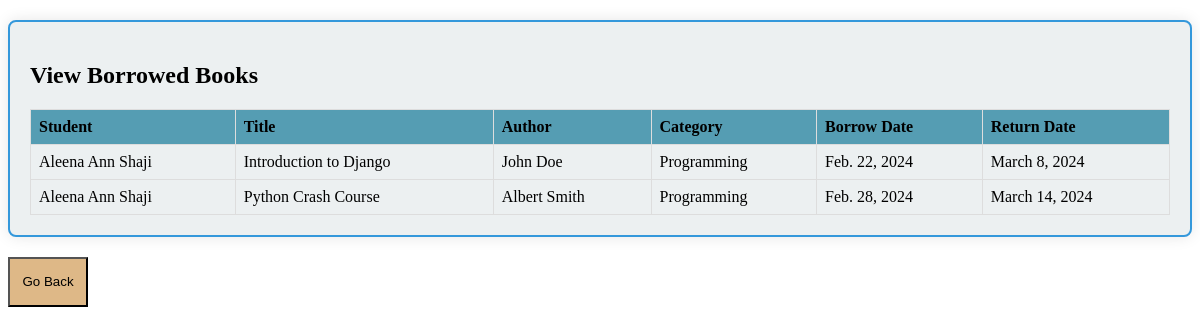
Screenshot of /student/1/ with the database file from the repository.
### libraryapp/models.py (models this page shows, shortened)
class BorrowedBook(models.Model):
    student = models.ForeignKey(Student, on_delete=models.CASCADE, blank=True, null=True)
    book = models.ForeignKey(Book, on_delete=models.CASCADE, blank=True, null=True)
    borrow_date = models.DateField(auto_now_add=True)
    return_date = models.DateField(null=True, blank=True)
    fine_amount = models.DecimalField(max_digits=8, decimal_places=2, default=0.00)

class Student(models.Model):
    name = models.CharField("Student Name", max_length=100)
    email = models.EmailField("Email id", unique=True)
    password = models.CharField("Password", max_length=10, default=get_random_string(length=12))  # Store hashed passwords in a real application
    p_id = models.ForeignKey(Program, on_delete=models.CASCADE, blank=True, null=True)
    d_id = models.ForeignKey(Department, on_delete=models.CASCADE, blank=True, null=True)
    user = models.OneToOneField(User, on_delete=models.CASCADE, related_name='student', blank=True, null=True)

class Book(models.Model):
    accno = models.CharField(max_length=10, primary_key=True, unique=True)
    callno = models.CharField(max_length=15, unique=True)
    title = models.CharField(max_length=255)
    author = models.CharField(max_length=255)
    year_of_published = models.PositiveIntegerField()
    isbn = models.CharField(max_length=12, unique=True)
    publisher = models.CharField(max_length=50)
    pages = models.PositiveIntegerField()
    category = models.CharField(max_length=100)
    available_books = models.PositiveIntegerField()
    quantity = models.PositiveIntegerField()
    is_active = models.BooleanField(default=True)

### libraryapp/views.py (the view)
# urls.py: path('student/<int:student_id>/', views.student_borrowed_books, name='student_borrowed_books'),
def student_borrowed_books(request, student_id):
    student = get_object_or_404(Student, id=student_id)
    borrowed_books = BorrowedBook.objects.filter(student=student)
    return render(request, 'student_borrowed_books.html', {'student': student, 'borrowed_books': borrowed_books})

### templates/student_borrowed_books.html (shortened to what this page needs)
<!DOCTYPE html>
<html lang="en">
<head>
</head>
<body>
    <div class="container">
        <h2>View Borrowed Books</h2>
        {% if borrowed_books %}
            <table>
                <thead>
                    <tr>
                        <th>Student</th>
                        <th>Title</th>
                        <th>Author</th>
                        <th>Category</th>
                        <th>Borrow Date</th>
                        <th>Return Date</th>
                    </tr>
                </thead>
                <tbody>
                    {% for borrowed_book in borrowed_books %}
                        <tr>
                            <td>{{ borrowed_book.student.name }}</td>
                            <td>{{ borrowed_book.book.title }}</td>
                            <td>{{ borrowed_book.book.author }}</td>
                            <td>{{ borrowed_book.book.category }}</td>
                            <td>{{ borrowed_book.borrow_date }}</td>
                            <td>{{ borrowed_book.return_date }}</td>
                        </tr>
                    {% endfor %}
                </tbody>
            </table>
        {% else %}
            <p>No books are currently borrowed.</p>
        {% endif %}
    </div>
</body><a href="{% url 'adminhome' %}"><button type="button" style="background-color: burlywood; width: 80px; height: 50px;">Go Back</button></a>
</html>

### templates/student_borrowed_books.html (style rules this page uses)
.container { max-width: 1500px; margin: 20px auto; border: 2px solid #3498db; border-radius: 8px; background-color: #ecf0f1; padding: 20px; box-shadow: 0 0 15px rgba(0, 0, 0, 0.1); }
.container table { width: 100%; border-collapse: collapse; margin-top: 20px; }
.container th, .container td { border: 1px solid #ddd; padding: 8px; text-align: left; }
.container th { background-color: #559db3; }

### rows the page displays
BorrowedBook: student.name "Aleena Ann Shaji", book "Introduction to Django", book.author "John Doe", book.category "Programming", borrow_date "Feb. 22, 2024", return_date "March 8, 2024"
BorrowedBook: student.name "Aleena Ann Shaji", book "Python Crash Course", book.author "Albert Smith", book.category "Programming", borrow_date "Feb. 28, 2024", return_date "March 14, 2024"
